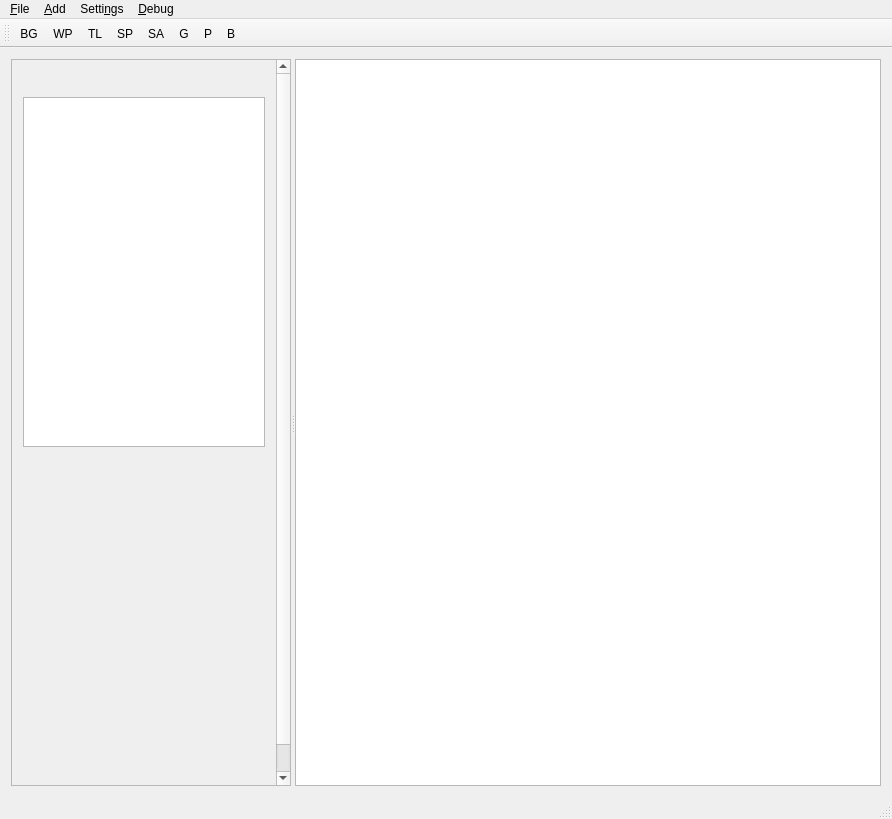
<?xml version="1.0" encoding="UTF-8"?>
<ui version="4.0">
 <class>MainWindow</class>
 <widget class="QMainWindow" name="MainWindow">
  <property name="geometry">
   <rect>
    <x>0</x>
    <y>0</y>
    <width>892</width>
    <height>819</height>
   </rect>
  </property>
  <property name="windowTitle">
   <string>CCOM Autonomous Mission Planner</string>
  </property>
  <widget class="QWidget" name="centralWidget">
   <layout class="QVBoxLayout" name="verticalLayout_3">
    <item>
     <widget class="QSplitter" name="splitter">
      <property name="orientation">
       <enum>Qt::Horizontal</enum>
      </property>
      <widget class="QScrollArea" name="scrollArea">
       <property name="widgetResizable">
        <bool>true</bool>
       </property>
       <widget class="QWidget" name="scrollAreaWidgetContents">
        <property name="geometry">
         <rect>
          <x>0</x>
          <y>0</y>
          <width>262</width>
          <height>788</height>
         </rect>
        </property>
        <property name="sizePolicy">
         <sizepolicy hsizetype="Preferred" vsizetype="Preferred">
          <horstretch>1</horstretch>
          <verstretch>1</verstretch>
         </sizepolicy>
        </property>
        <layout class="QVBoxLayout" name="verticalLayout_2">
         <item>
          <layout class="QVBoxLayout" name="verticalLayout">
           <item>
            <widget class="QLabel" name="ccomLogoLabel">
             <property name="maximumSize">
              <size>
               <width>200</width>
               <height>50</height>
              </size>
             </property>
             <property name="text">
              <string/>
             </property>
             <property name="pixmap">
              <pixmap resource="main.qrc">:/ccom.png</pixmap>
             </property>
             <property name="scaledContents">
              <bool>true</bool>
             </property>
            </widget>
           </item>
           <item>
            <widget class="ROSDetails" name="rosDetails" native="true"/>
           </item>
           <item>
            <widget class="QTreeView" name="treeView">
             <property name="sizePolicy">
              <sizepolicy hsizetype="Preferred" vsizetype="Preferred">
               <horstretch>0</horstretch>
               <verstretch>1</verstretch>
              </sizepolicy>
             </property>
             <property name="minimumSize">
              <size>
               <width>0</width>
               <height>350</height>
              </size>
             </property>
             <property name="contextMenuPolicy">
              <enum>Qt::CustomContextMenu</enum>
             </property>
             <property name="dragEnabled">
              <bool>true</bool>
             </property>
             <property name="dragDropMode">
              <enum>QAbstractItemView::DragDrop</enum>
             </property>
             <property name="defaultDropAction">
              <enum>Qt::MoveAction</enum>
             </property>
             <property name="selectionMode">
              <enum>QAbstractItemView::ExtendedSelection</enum>
             </property>
             <attribute name="headerVisible">
              <bool>false</bool>
             </attribute>
            </widget>
           </item>
           <item>
            <widget class="DetailsView" name="detailsView" native="true">
             <property name="minimumSize">
              <size>
               <width>0</width>
               <height>350</height>
              </size>
             </property>
            </widget>
           </item>
          </layout>
         </item>
        </layout>
       </widget>
      </widget>
      <widget class="ProjectView" name="projectView">
       <property name="sizePolicy">
        <sizepolicy hsizetype="Expanding" vsizetype="Expanding">
         <horstretch>1</horstretch>
         <verstretch>0</verstretch>
        </sizepolicy>
       </property>
       <property name="renderHints">
        <set>QPainter::Antialiasing|QPainter::HighQualityAntialiasing|QPainter::SmoothPixmapTransform|QPainter::TextAntialiasing</set>
       </property>
       <property name="dragMode">
        <enum>QGraphicsView::ScrollHandDrag</enum>
       </property>
       <property name="transformationAnchor">
        <enum>QGraphicsView::AnchorUnderMouse</enum>
       </property>
      </widget>
     </widget>
    </item>
   </layout>
  </widget>
  <widget class="QMenuBar" name="menuBar">
   <property name="geometry">
    <rect>
     <x>0</x>
     <y>0</y>
     <width>892</width>
     <height>20</height>
    </rect>
   </property>
   <widget class="QMenu" name="menu_File">
    <property name="title">
     <string>&amp;File</string>
    </property>
    <addaction name="actionOpen"/>
    <addaction name="actionOpenBackground"/>
    <addaction name="actionOpenGeometry"/>
    <addaction name="actionImport"/>
    <addaction name="separator"/>
    <addaction name="actionSave"/>
    <addaction name="actionSaveAs"/>
   </widget>
   <widget class="QMenu" name="menu_Add">
    <property name="title">
     <string>&amp;Add</string>
    </property>
    <addaction name="actionWaypoint"/>
    <addaction name="actionTrackline"/>
    <addaction name="actionSurveyPattern"/>
    <addaction name="actionSurveyArea"/>
    <addaction name="actionGroup"/>
    <addaction name="actionPlatform"/>
    <addaction name="actionBehavior"/>
   </widget>
   <widget class="QMenu" name="menuSettings">
    <property name="title">
     <string>Setti&amp;ngs</string>
    </property>
    <addaction name="actionRadar"/>
   </widget>
   <widget class="QMenu" name="menu_Debug">
    <property name="title">
     <string>&amp;Debug</string>
    </property>
    <addaction name="actionClear_Display"/>
    <addaction name="actionShowTail"/>
   </widget>
   <addaction name="menu_File"/>
   <addaction name="menu_Add"/>
   <addaction name="menuSettings"/>
   <addaction name="menu_Debug"/>
  </widget>
  <widget class="QToolBar" name="mainToolBar">
   <attribute name="toolBarArea">
    <enum>TopToolBarArea</enum>
   </attribute>
   <attribute name="toolBarBreak">
    <bool>false</bool>
   </attribute>
   <addaction name="actionOpenBackground"/>
   <addaction name="actionWaypoint"/>
   <addaction name="actionTrackline"/>
   <addaction name="actionSurveyPattern"/>
   <addaction name="actionSurveyArea"/>
   <addaction name="actionGroup"/>
   <addaction name="actionPlatform"/>
   <addaction name="actionBehavior"/>
  </widget>
  <widget class="QStatusBar" name="statusBar"/>
  <action name="actionOpen">
   <property name="text">
    <string>&amp;Open</string>
   </property>
  </action>
  <action name="actionWaypoint">
   <property name="text">
    <string>&amp;Waypoint</string>
   </property>
   <property name="iconText">
    <string>WP</string>
   </property>
  </action>
  <action name="actionTrackline">
   <property name="text">
    <string>&amp;Trackline</string>
   </property>
   <property name="iconText">
    <string>TL</string>
   </property>
  </action>
  <action name="actionSave">
   <property name="text">
    <string>&amp;Save</string>
   </property>
  </action>
  <action name="actionSaveAs">
   <property name="text">
    <string>Sa&amp;ve As</string>
   </property>
  </action>
  <action name="actionOpenBackground">
   <property name="text">
    <string>Open &amp;Background</string>
   </property>
   <property name="iconText">
    <string>BG</string>
   </property>
  </action>
  <action name="actionSurveyPattern">
   <property name="text">
    <string>&amp;Survey Pattern</string>
   </property>
   <property name="iconText">
    <string>SP</string>
   </property>
  </action>
  <action name="actionPlatform">
   <property name="text">
    <string>&amp;Platform</string>
   </property>
   <property name="iconText">
    <string>P</string>
   </property>
   <property name="toolTip">
    <string>Add Platform</string>
   </property>
  </action>
  <action name="actionOpenGeometry">
   <property name="text">
    <string>Open &amp;Geometry</string>
   </property>
  </action>
  <action name="actionGroup">
   <property name="text">
    <string>&amp;Group</string>
   </property>
   <property name="iconText">
    <string>G</string>
   </property>
  </action>
  <action name="actionImport">
   <property name="text">
    <string>&amp;Import</string>
   </property>
  </action>
  <action name="actionSurveyArea">
   <property name="enabled">
    <bool>true</bool>
   </property>
   <property name="text">
    <string>S&amp;urvey Area</string>
   </property>
   <property name="iconText">
    <string>SA</string>
   </property>
  </action>
  <action name="actionBehavior">
   <property name="text">
    <string>&amp;Behavior</string>
   </property>
   <property name="iconText">
    <string>B</string>
   </property>
  </action>
  <action name="actionRadar">
   <property name="checkable">
    <bool>true</bool>
   </property>
   <property name="checked">
    <bool>true</bool>
   </property>
   <property name="text">
    <string>Radar</string>
   </property>
  </action>
  <action name="actionClear_Display">
   <property name="text">
    <string>&amp;Clear Display</string>
   </property>
  </action>
  <action name="actionShowTail">
   <property name="checkable">
    <bool>true</bool>
   </property>
   <property name="checked">
    <bool>true</bool>
   </property>
   <property name="text">
    <string>Show tail</string>
   </property>
  </action>
 </widget>
 <layoutdefault spacing="6" margin="11"/>
 <customwidgets>
  <customwidget>
   <class>ProjectView</class>
   <extends>QGraphicsView</extends>
   <header>projectview.h</header>
  </customwidget>
  <customwidget>
   <class>DetailsView</class>
   <extends>QWidget</extends>
   <header>detailsview.h</header>
   <container>1</container>
  </customwidget>
  <customwidget>
   <class>ROSDetails</class>
   <extends>QWidget</extends>
   <header>rosdetails.h</header>
   <container>1</container>
  </customwidget>
 </customwidgets>
 <resources>
  <include location="main.qrc"/>
 </resources>
 <connections/>
</ui>
